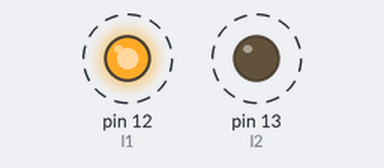
The sketch below on a simulated Arduino Uno, built with avr-gcc and run on an emulated ATmega328P. Shown: output pins drawn as LEDs (lit = HIGH). Dashed ring = blinking.

Above: at 0.5 s.
Timing chart, 0 to 4.6 s (numbered marks = the images above):
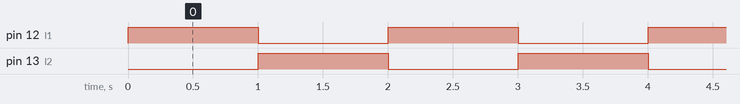

The sketch:

ledsIntermitentes.ino
```cpp
//Link dek Video https://youtube.com/shorts/6JUNAI2reHY?si=kJ2Nkb7qLxDXVNNu
int l1 = 12;
int l2 = 13;

void setup() {
  pinMode(l1, OUTPUT);
  pinMode(l2, OUTPUT);

}

void loop() {
  digitalWrite(l1, HIGH);
    digitalWrite(l2, LOW);
  delay(1000);
  digitalWrite(l2, HIGH);
    digitalWrite(l1, LOW);
  delay(1000);
}
```

Measured:
- by itself, pin 12 (l1), pin 13 (l2): alternates HIGH for 1.0 s and LOW for 1.0 s
